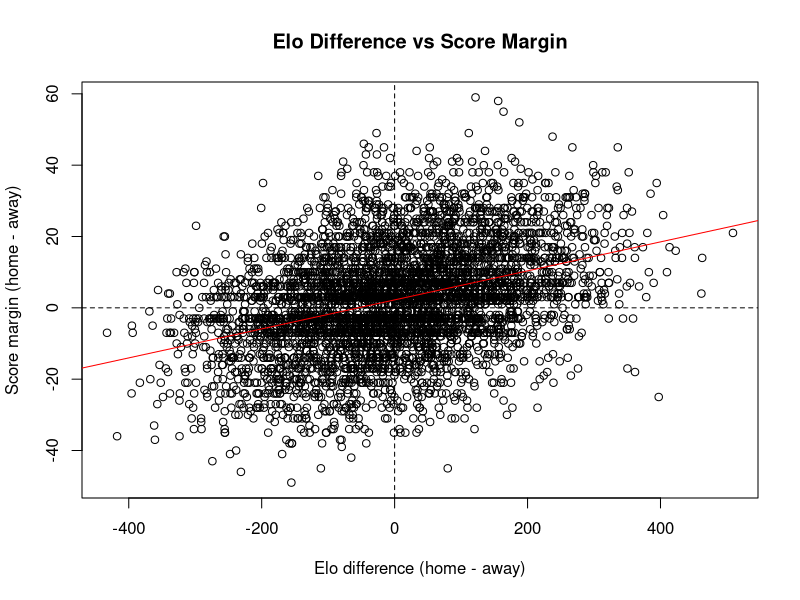
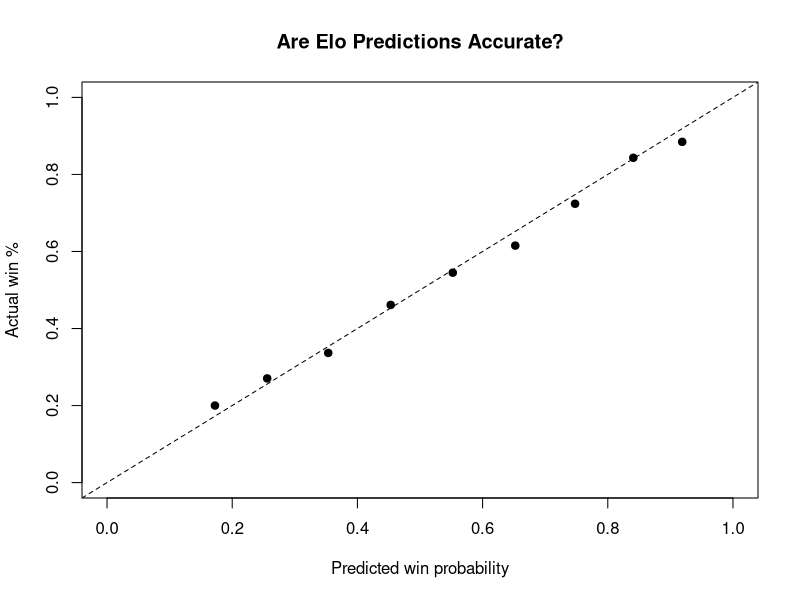

Generate these figures, in order, with R:
# ECON 385 -- Group Assignment: NFL Data Analysis
#
# Group members: Andrew Mount, Pat Dyer
#
# INSTRUCTIONS
# 1. Place this script and nfl_games_2002_2020.csv in the same folder.
# 2. Add all commands required for Questions 5--8 beneath the corresponding
#    section headings below.
# 3. Retain the commands that produce every statistic, table, and figure used
#    in your PDF submission.
# 4. Add brief comments explaining the purpose of each major block of code.
# 5. The completed script must run from beginning to end in a clean R session.
# 6. Base R is sufficient. If you use additional packages, load them explicitly
#    with library(), but do not include install.packages() in the submitted file.

# -----------------------------------------------------------------------------
# Setup: import the data
# -----------------------------------------------------------------------------

# R looks for the CSV in the current working directory. If the import fails,
# use getwd() to see the folder R is currently using. The recommended solution
# is to open the script as an RStudio project or set the working directory
# through RStudio's Files pane rather than placing a personal file path here.

nfl <- read.csv(
  "nfl_games_2002_2020.csv",
  stringsAsFactors = FALSE
)

# Convert the imported date text to R's Date class. The CSV stores dates in
# year-month-day order, such as 2020-09-10.
nfl$date <- as.Date(nfl$date, format = "%Y-%m-%d")

# Do not alter the import and date-conversion commands above. Begin your
# assignment analysis below.

# -----------------------------------------------------------------------------
# Question 5: Becoming familiar with the data
# -----------------------------------------------------------------------------

# 5.1 look at the data
head(nfl)
str(nfl)
names(nfl)
nrow(nfl)
summary(nfl)

# seasons in the data
min(nfl$season)
max(nfl$season)

# check for missing values (there are none)
sum(is.na(nfl))

# 5.2 make the new variables
nfl$score_margin <- nfl$score1 - nfl$score2
nfl$total_points <- nfl$score1 + nfl$score2
nfl$elo_difference <- nfl$elo1 - nfl$elo2

# regular season (0) vs playoff (1)
table(nfl$playoff)

# neutral site games (1 = neutral)
table(nfl$neutral)
table(nfl$playoff, nfl$neutral)

# ties (result1 = 0.5)
table(nfl$result1)

# 5.3 game with the most total points
max(nfl$total_points)
nfl[nfl$total_points == max(nfl$total_points), ]

# game with the biggest score margin (use abs so blowouts either way count)
max(abs(nfl$score_margin))
nfl[abs(nfl$score_margin) == max(abs(nfl$score_margin)), ]

# -----------------------------------------------------------------------------
# Question 6: Is there a home-field advantage?
# -----------------------------------------------------------------------------

# only non-neutral regular season games so team1 is always the home team
reg <- subset(nfl, neutral == 0 & playoff == 0)
nrow(reg)

# ties dont count as a win or loss so we take them out for win %
no_ties <- subset(reg, result1 != 0.5)
nrow(no_ties)

# 6.1
# home win % (decisive games only)
mean(no_ties$result1)

# tie %
mean(reg$result1 == 0.5)

# average home and away score
mean(reg$score1)
mean(reg$score2)

# average home margin
mean(reg$score_margin)

# 6.2 home win % and home margin by season
tapply(no_ties$result1, no_ties$season, mean)
tapply(reg$score_margin, reg$season, mean)

# 6.3 2020 vs 2002-2019
games2020 <- subset(reg, season == 2020)
games_before <- subset(reg, season < 2020)
no_ties2020 <- subset(no_ties, season == 2020)
no_ties_before <- subset(no_ties, season < 2020)

# home win %
mean(no_ties2020$result1)
mean(no_ties_before$result1)
mean(no_ties2020$result1) - mean(no_ties_before$result1)

# home margin
mean(games2020$score_margin)
mean(games_before$score_margin)
mean(games2020$score_margin) - mean(games_before$score_margin)

# 6.4 is just a written answer

# -----------------------------------------------------------------------------
# Question 7: Do better-rated teams win by more?
# -----------------------------------------------------------------------------

# 7.1 scatterplot
plot(reg$elo_difference, reg$score_margin,
     xlab = "Elo difference (home - away)",
     ylab = "Score margin (home - away)",
     main = "Elo Difference vs Score Margin")
abline(h = 0, lty = 2)
abline(v = 0, lty = 2)
abline(lm(score_margin ~ elo_difference, data = reg), col = "red")

# correlation and the slope of the red line
cor(reg$elo_difference, reg$score_margin)
lm(score_margin ~ elo_difference, data = reg)

# 7.2 split into home team better vs home team worse
# check if any games had the exact same elo (there are none)
sum(reg$elo_difference == 0)

home_better <- subset(reg, elo_difference > 0)
home_worse <- subset(reg, elo_difference < 0)
nrow(home_better)
nrow(home_worse)

# home win % (without ties)
home_better_noties <- subset(home_better, result1 != 0.5)
home_worse_noties <- subset(home_worse, result1 != 0.5)
mean(home_better_noties$result1)
mean(home_worse_noties$result1)

# average home margin
mean(home_better$score_margin)
mean(home_worse$score_margin)

# average elo gap in each group
mean(home_better$elo_difference)
mean(home_worse$elo_difference)

# -----------------------------------------------------------------------------
# Question 8: Your group's NFL finding
# -----------------------------------------------------------------------------

# Our question: are the Elo pregame win probabilities accurate?
# if Elo says a team has a 70% chance, do they actually win about 70% of the time?
# we use all games except ties

all_noties <- subset(nfl, result1 != 0.5)
nrow(all_noties)

# put the probabilities into groups of 10% (0-0.1, 0.1-0.2, etc)
all_noties$prob_group <- cut(all_noties$elo_prob1, breaks = seq(0, 1, by = 0.1))

# number of games in each group
table(all_noties$prob_group)

# average predicted probability in each group
tapply(all_noties$elo_prob1, all_noties$prob_group, mean)

# how often team 1 actually won in each group
tapply(all_noties$result1, all_noties$prob_group, mean)

# graph: predicted vs actual, if its accurate the dots should be on the line
predicted <- tapply(all_noties$elo_prob1, all_noties$prob_group, mean)
actual <- tapply(all_noties$result1, all_noties$prob_group, mean)
plot(predicted, actual, xlim = c(0, 1), ylim = c(0, 1), pch = 19,
     xlab = "Predicted win probability",
     ylab = "Actual win %",
     main = "Are Elo Predictions Accurate?")
abline(0, 1, lty = 2)

# how often the favorite won
favorite_won <- (all_noties$elo_prob1 > 0.5 & all_noties$result1 == 1) |
                (all_noties$elo_prob1 < 0.5 & all_noties$result1 == 0)
mean(favorite_won)

# -----------------------------------------------------------------------------
# Reproducibility information
# -----------------------------------------------------------------------------

# Leave this command at the end of your completed script. It records the R
# version and attached packages used for the analysis.
sessionInfo()
